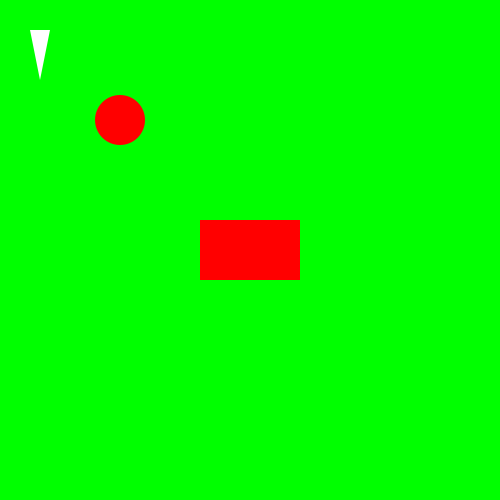
Frame 1 (no input)
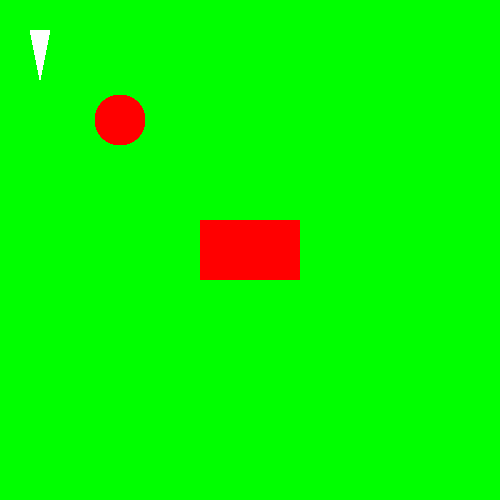
Frame 60 (the mouse pressed at the canvas centre just before this capture)
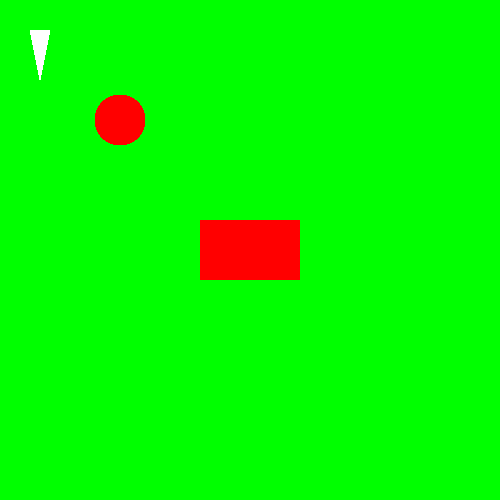
Frame 120 (the mouse held since frame 60 and released just before this capture)

The Processing sketch that drew these frames (run headless with seeded random() and noise(); from frame 60 on, the mouse is pressed at the canvas centre):

// Processing sketch: shapes
// ── shapes.pde
void setup(){
  size(500,500);
  background(0,255,0);
  noStroke();
  smooth();
  
  println(width);
  println(height);
  
  
}

void draw(){
  
  noStroke();
  fill(255);
  triangle(30,30,50,30,40,80);
  
  fill(255,0,0);
  ellipse(120,120,50,50); //(x,y, (size)width, height)
  
  stroke(255);
  strokeWeight(50);
  point(width/2,height/2);
  
  noStroke();
  rectMode(CENTER); //offsetting the placemnt of shapes to the center of the shape
  rect(width/2,height/2,100,60);
  
  

  
}
